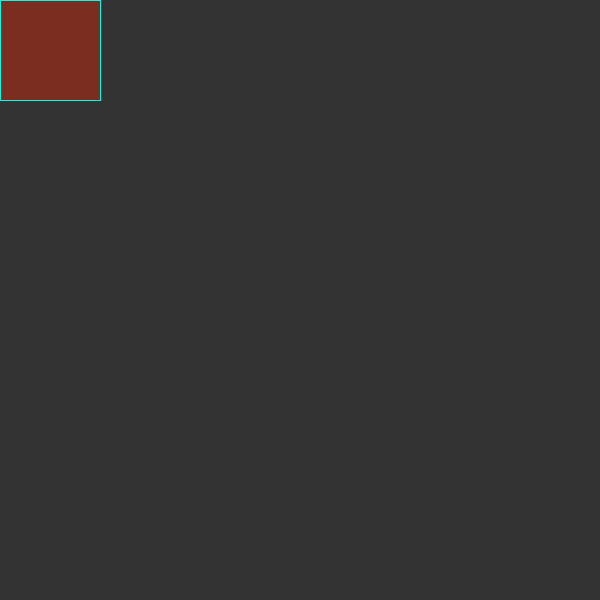
Frame 1 (no input)
Frame 60 (the mouse pressed at the canvas centre just before this capture): identical to frame 1, image omitted
Frame 120 (the mouse held since frame 60 and released just before this capture): identical to frame 1, image omitted

The Processing sketch that drew this single still picture (run headless with seeded random() and noise(); from frame 60 on, the mouse is pressed at the canvas centre):

// Processing sketch: s01_functions
// ── s01_functions.pde
void setup() {
  size(600, 600);
}

int x=0, y=0;
void draw() {
  background(51);
  fill(123, 45, 32);
  stroke(0, 255, 234);
  final int rect_width =100; // final means a variable will not change. Its a constant.
  rect(x, y, rect_width, 100);
  //fill(0,0,255);
  //ellipse(300,300,100,100);
}
